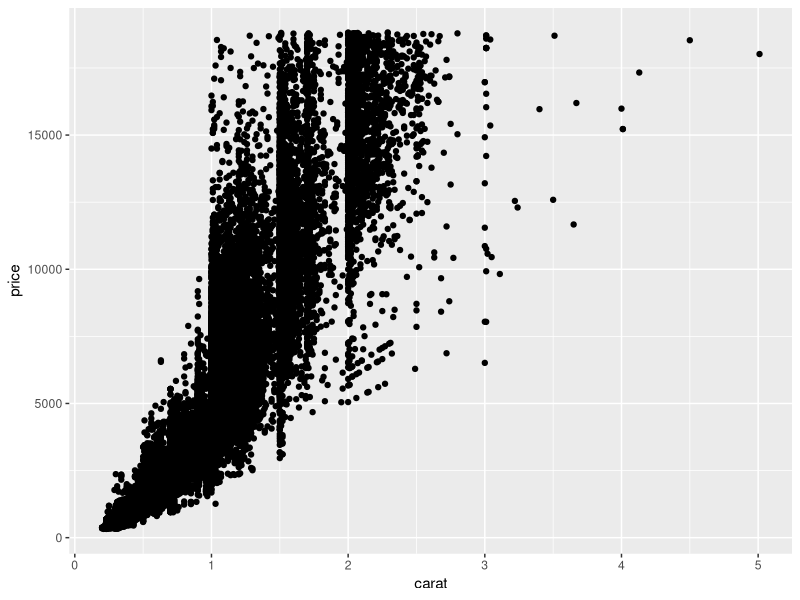
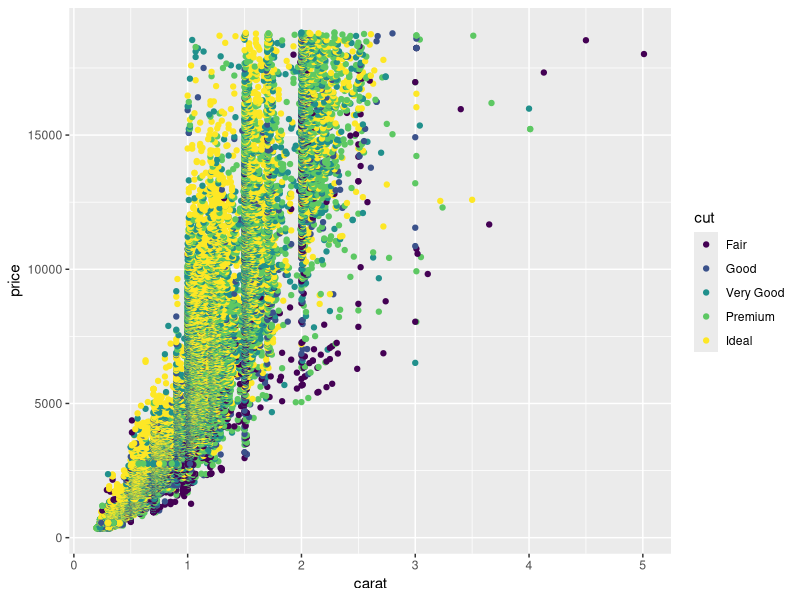
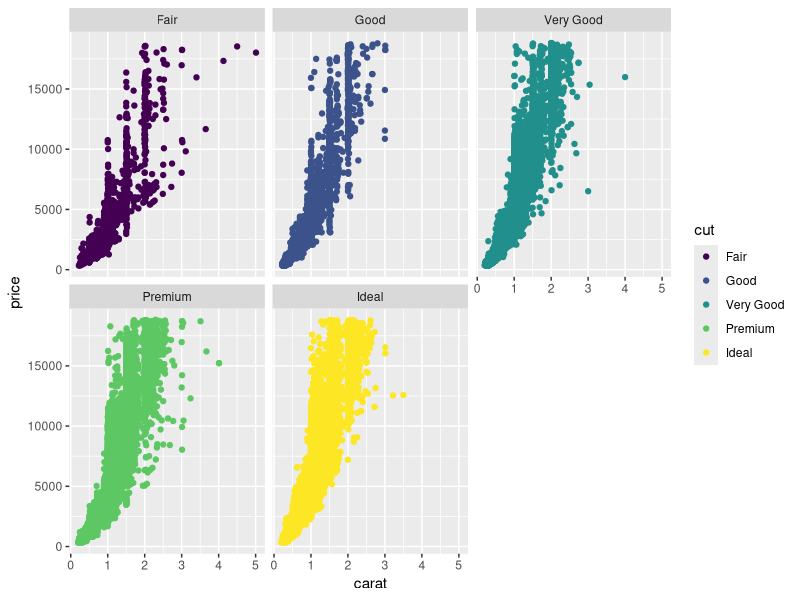
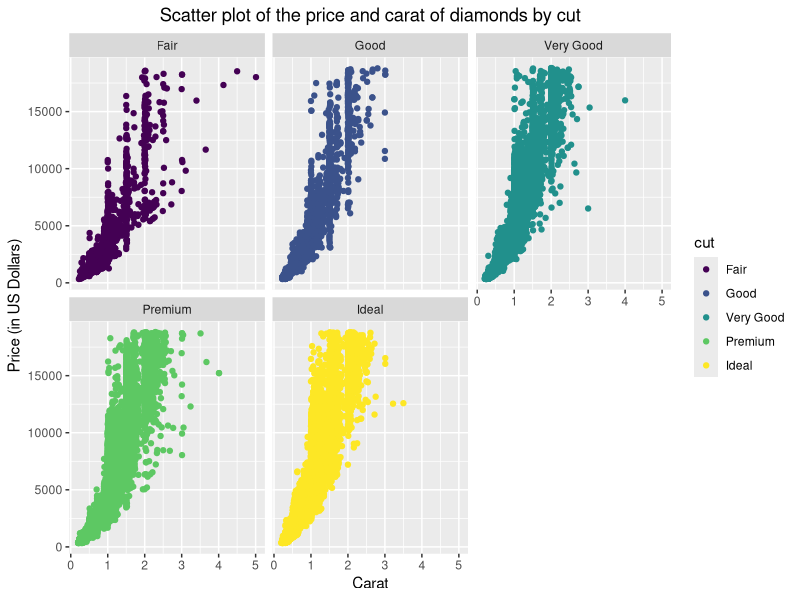

Write R code to recreate these figures, in order.
## ---- chunk 1
knitr::opts_chunk$set(echo = TRUE)
## ---- chunk 2
library("ggplot2") #reference package
## ---- chunk 3
ggplot(diamonds) +
  geom_point(aes(x=carat,y=price)) #set the variables wanting to analyze as x and y variables 
    #geom_point displays a scatterplot 

## ---- chunk 4
ggplot(diamonds) +
  geom_point(aes(x=carat,y=price,col=cut)) #coloring the observations by cut

## ---- chunk 5
ggplot(diamonds) +
  geom_point(aes(x=carat,y=price,col=cut)) +
  facet_wrap(~cut) #creating separate panels by cut

## ---- chunk 6

ggplot(diamonds) +
  geom_point(aes(x=carat,y=price,col=cut)) +
  facet_wrap(~cut)+
  labs(title= "Scatter plot of the price and carat of diamonds by cut", x="Carat", y="Price (in US Dollars)") + 
  theme(plot.title=element_text(hjust = 0.5)) #centering the title of our plot and creating title in labs function

